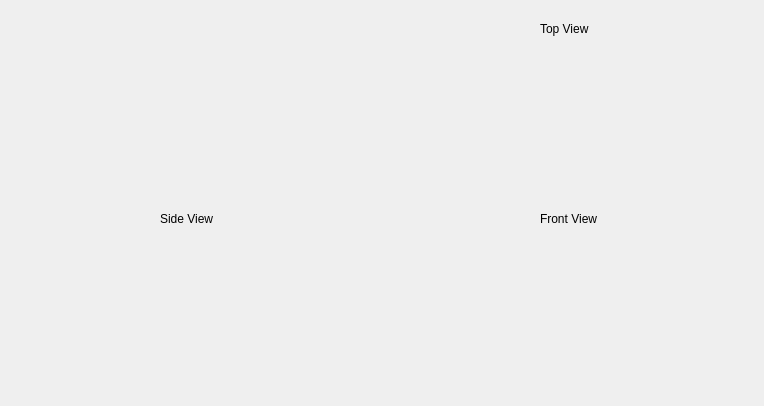
<?xml version="1.0" encoding="UTF-8"?>
<ui version="4.0">
 <class>MyDialog</class>
 <widget class="QDialog" name="MyDialog">
  <property name="geometry">
   <rect>
    <x>0</x>
    <y>0</y>
    <width>764</width>
    <height>406</height>
   </rect>
  </property>
  <property name="windowTitle">
   <string>Dialog</string>
  </property>
  <widget class="QWidget" name="front_view_widget" native="true">
   <property name="geometry">
    <rect>
     <x>420</x>
     <y>240</y>
     <width>321</width>
     <height>151</height>
    </rect>
   </property>
  </widget>
  <widget class="QWidget" name="TopView" native="true">
   <property name="geometry">
    <rect>
     <x>420</x>
     <y>50</y>
     <width>321</width>
     <height>151</height>
    </rect>
   </property>
  </widget>
  <widget class="QWidget" name="SideView" native="true">
   <property name="geometry">
    <rect>
     <x>40</x>
     <y>240</y>
     <width>321</width>
     <height>151</height>
    </rect>
   </property>
  </widget>
  <widget class="QLabel" name="label">
   <property name="geometry">
    <rect>
     <x>160</x>
     <y>210</y>
     <width>67</width>
     <height>17</height>
    </rect>
   </property>
   <property name="text">
    <string>Side View</string>
   </property>
  </widget>
  <widget class="QLabel" name="label_2">
   <property name="geometry">
    <rect>
     <x>540</x>
     <y>210</y>
     <width>81</width>
     <height>17</height>
    </rect>
   </property>
   <property name="text">
    <string>Front View</string>
   </property>
  </widget>
  <widget class="QLabel" name="label_3">
   <property name="geometry">
    <rect>
     <x>540</x>
     <y>20</y>
     <width>67</width>
     <height>17</height>
    </rect>
   </property>
   <property name="text">
    <string>Top View</string>
   </property>
  </widget>
 </widget>
 <resources/>
 <connections/>
</ui>
